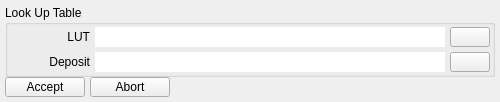
<?xml version="1.0" encoding="UTF-8"?>
<ui version="4.0">
 <class>sampler_lut</class>
 <widget class="QWidget" name="sampler_lut">
  <property name="geometry">
   <rect>
    <x>0</x>
    <y>0</y>
    <width>500</width>
    <height>96</height>
   </rect>
  </property>
  <property name="maximumSize">
   <size>
    <width>16777215</width>
    <height>96</height>
   </size>
  </property>
  <property name="windowTitle">
   <string>Form</string>
  </property>
  <layout class="QVBoxLayout" name="sampler_lut_layout">
   <property name="spacing">
    <number>0</number>
   </property>
   <property name="leftMargin">
    <number>5</number>
   </property>
   <property name="topMargin">
    <number>5</number>
   </property>
   <property name="rightMargin">
    <number>5</number>
   </property>
   <property name="bottomMargin">
    <number>5</number>
   </property>
   <item>
    <widget class="QGroupBox" name="group_lut">
     <property name="title">
      <string>Look Up Table</string>
     </property>
     <property name="flat">
      <bool>true</bool>
     </property>
     <layout class="QGridLayout" name="group_lut_layout">
      <property name="leftMargin">
       <number>2</number>
      </property>
      <property name="topMargin">
       <number>2</number>
      </property>
      <property name="rightMargin">
       <number>2</number>
      </property>
      <property name="bottomMargin">
       <number>2</number>
      </property>
      <property name="spacing">
       <number>5</number>
      </property>
      <item row="0" column="1">
       <widget class="QLineEdit" name="lut_file_url">
        <property name="sizePolicy">
         <sizepolicy hsizetype="Ignored" vsizetype="Fixed">
          <horstretch>0</horstretch>
          <verstretch>0</verstretch>
         </sizepolicy>
        </property>
        <property name="maximumSize">
         <size>
          <width>16777215</width>
          <height>20</height>
         </size>
        </property>
        <property name="focusPolicy">
         <enum>Qt::ClickFocus</enum>
        </property>
        <property name="frame">
         <bool>false</bool>
        </property>
        <property name="alignment">
         <set>Qt::AlignCenter</set>
        </property>
       </widget>
      </item>
      <item row="0" column="0">
       <widget class="QLabel" name="label_lut_lut">
        <property name="minimumSize">
         <size>
          <width>80</width>
          <height>20</height>
         </size>
        </property>
        <property name="maximumSize">
         <size>
          <width>80</width>
          <height>20</height>
         </size>
        </property>
        <property name="lineWidth">
         <number>0</number>
        </property>
        <property name="text">
         <string>LUT</string>
        </property>
        <property name="alignment">
         <set>Qt::AlignRight|Qt::AlignTrailing|Qt::AlignVCenter</set>
        </property>
       </widget>
      </item>
      <item row="1" column="0">
       <widget class="QLabel" name="label_lut_destination">
        <property name="minimumSize">
         <size>
          <width>80</width>
          <height>20</height>
         </size>
        </property>
        <property name="maximumSize">
         <size>
          <width>80</width>
          <height>20</height>
         </size>
        </property>
        <property name="lineWidth">
         <number>0</number>
        </property>
        <property name="text">
         <string>Deposit</string>
        </property>
        <property name="alignment">
         <set>Qt::AlignRight|Qt::AlignTrailing|Qt::AlignVCenter</set>
        </property>
       </widget>
      </item>
      <item row="1" column="1">
       <widget class="QLineEdit" name="lut_deposit_url">
        <property name="sizePolicy">
         <sizepolicy hsizetype="Ignored" vsizetype="Fixed">
          <horstretch>0</horstretch>
          <verstretch>0</verstretch>
         </sizepolicy>
        </property>
        <property name="maximumSize">
         <size>
          <width>16777215</width>
          <height>20</height>
         </size>
        </property>
        <property name="focusPolicy">
         <enum>Qt::ClickFocus</enum>
        </property>
        <property name="frame">
         <bool>false</bool>
        </property>
        <property name="alignment">
         <set>Qt::AlignCenter</set>
        </property>
       </widget>
      </item>
      <item row="0" column="2">
       <widget class="QPushButton" name="lut_file_dialog">
        <property name="sizePolicy">
         <sizepolicy hsizetype="Ignored" vsizetype="Fixed">
          <horstretch>0</horstretch>
          <verstretch>0</verstretch>
         </sizepolicy>
        </property>
        <property name="maximumSize">
         <size>
          <width>40</width>
          <height>20</height>
         </size>
        </property>
        <property name="focusPolicy">
         <enum>Qt::NoFocus</enum>
        </property>
        <property name="text">
         <string/>
        </property>
       </widget>
      </item>
      <item row="1" column="2">
       <widget class="QPushButton" name="lut_deposit_dialog">
        <property name="sizePolicy">
         <sizepolicy hsizetype="Ignored" vsizetype="Fixed">
          <horstretch>0</horstretch>
          <verstretch>0</verstretch>
         </sizepolicy>
        </property>
        <property name="maximumSize">
         <size>
          <width>40</width>
          <height>20</height>
         </size>
        </property>
        <property name="focusPolicy">
         <enum>Qt::NoFocus</enum>
        </property>
        <property name="text">
         <string/>
        </property>
       </widget>
      </item>
     </layout>
    </widget>
   </item>
   <item>
    <layout class="QHBoxLayout" name="footer">
     <property name="spacing">
      <number>5</number>
     </property>
     <item>
      <widget class="QPushButton" name="lut_accept">
       <property name="maximumSize">
        <size>
         <width>16777215</width>
         <height>20</height>
        </size>
       </property>
       <property name="focusPolicy">
        <enum>Qt::NoFocus</enum>
       </property>
       <property name="text">
        <string>Accept</string>
       </property>
      </widget>
     </item>
     <item>
      <widget class="QPushButton" name="lut_abort">
       <property name="maximumSize">
        <size>
         <width>16777215</width>
         <height>20</height>
        </size>
       </property>
       <property name="focusPolicy">
        <enum>Qt::NoFocus</enum>
       </property>
       <property name="text">
        <string>Abort</string>
       </property>
      </widget>
     </item>
     <item>
      <spacer name="footer_horizontal_spacer">
       <property name="orientation">
        <enum>Qt::Horizontal</enum>
       </property>
       <property name="sizeHint" stdset="0">
        <size>
         <width>0</width>
         <height>0</height>
        </size>
       </property>
      </spacer>
     </item>
    </layout>
   </item>
  </layout>
 </widget>
 <resources/>
 <connections/>
</ui>
